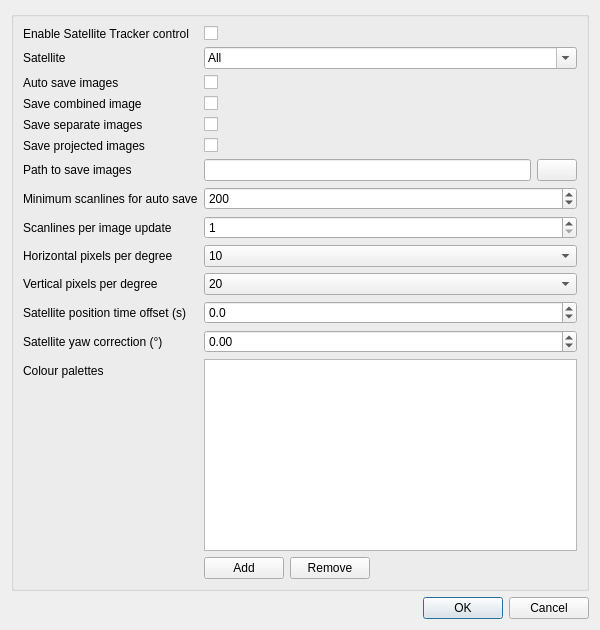
<?xml version="1.0" encoding="UTF-8"?>
<ui version="4.0">
 <class>APTDemodSettingsDialog</class>
 <widget class="QDialog" name="APTDemodSettingsDialog">
  <property name="geometry">
   <rect>
    <x>0</x>
    <y>0</y>
    <width>600</width>
    <height>576</height>
   </rect>
  </property>
  <property name="font">
   <font>
    <pointsize>9</pointsize>
   </font>
  </property>
  <property name="windowTitle">
   <string>APT Demodulator Settings</string>
  </property>
  <layout class="QVBoxLayout" name="verticalLayout">
   <item>
    <widget class="QGroupBox" name="groupBox">
     <property name="sizePolicy">
      <sizepolicy hsizetype="Preferred" vsizetype="Fixed">
       <horstretch>0</horstretch>
       <verstretch>0</verstretch>
      </sizepolicy>
     </property>
     <layout class="QFormLayout" name="formLayout">
      <item row="0" column="0">
       <widget class="QLabel" name="satelliteTrackerControlLabel">
        <property name="text">
         <string>Enable Satellite Tracker control</string>
        </property>
       </widget>
      </item>
      <item row="0" column="1">
       <widget class="QCheckBox" name="satelliteTrackerControl">
        <property name="toolTip">
         <string>Check to enable control by Satellite Tracker feature</string>
        </property>
        <property name="text">
         <string/>
        </property>
       </widget>
      </item>
      <item row="3" column="0">
       <widget class="QLabel" name="satelliteLabel">
        <property name="text">
         <string>Satellite</string>
        </property>
       </widget>
      </item>
      <item row="3" column="1">
       <widget class="QComboBox" name="satellite">
        <property name="toolTip">
         <string>Select which satellite this channel will be used for</string>
        </property>
        <property name="editable">
         <bool>true</bool>
        </property>
        <item>
         <property name="text">
          <string>All</string>
         </property>
        </item>
        <item>
         <property name="text">
          <string>NOAA 15</string>
         </property>
        </item>
        <item>
         <property name="text">
          <string>NOAA 18</string>
         </property>
        </item>
        <item>
         <property name="text">
          <string>NOAA 19</string>
         </property>
        </item>
       </widget>
      </item>
      <item row="4" column="0">
       <widget class="QLabel" name="autoSaveLabel">
        <property name="text">
         <string>Auto save images</string>
        </property>
       </widget>
      </item>
      <item row="4" column="1">
       <widget class="QCheckBox" name="autoSave">
        <property name="toolTip">
         <string>Check to automatically save images when acquisition is stopped or LOS</string>
        </property>
        <property name="text">
         <string/>
        </property>
       </widget>
      </item>
      <item row="5" column="0">
       <widget class="QLabel" name="saveCombinedLabel">
        <property name="text">
         <string>Save combined image</string>
        </property>
       </widget>
      </item>
      <item row="5" column="1">
       <widget class="QCheckBox" name="saveCombined">
        <property name="toolTip">
         <string>Save a combined image of both channel A and B</string>
        </property>
        <property name="text">
         <string/>
        </property>
       </widget>
      </item>
      <item row="6" column="0">
       <widget class="QLabel" name="saveSeparateLabel">
        <property name="text">
         <string>Save separate images</string>
        </property>
       </widget>
      </item>
      <item row="6" column="1">
       <widget class="QCheckBox" name="saveSeparate">
        <property name="toolTip">
         <string>Save images from channels A and B to separate files</string>
        </property>
        <property name="text">
         <string/>
        </property>
       </widget>
      </item>
      <item row="7" column="0">
       <widget class="QLabel" name="saveProjectionLabel">
        <property name="text">
         <string>Save projected images</string>
        </property>
       </widget>
      </item>
      <item row="7" column="1">
       <widget class="QCheckBox" name="saveProjection">
        <property name="toolTip">
         <string>Saves the equidistant cylindrical projected image</string>
        </property>
        <property name="text">
         <string/>
        </property>
       </widget>
      </item>
      <item row="9" column="0">
       <widget class="QLabel" name="autoSavePathLabel">
        <property name="text">
         <string>Path to save images</string>
        </property>
       </widget>
      </item>
      <item row="9" column="1">
       <layout class="QHBoxLayout" name="horizontalLayout">
        <item>
         <widget class="QLineEdit" name="autoSavePath">
          <property name="toolTip">
           <string>Path to save images to</string>
          </property>
         </widget>
        </item>
        <item>
         <widget class="QPushButton" name="autoSavePathBrowse">
          <property name="text">
           <string/>
          </property>
          <property name="icon">
           <iconset resource="../../../sdrgui/resources/res.qrc">
            <normaloff>:/load.png</normaloff>:/load.png</iconset>
          </property>
         </widget>
        </item>
       </layout>
      </item>
      <item row="11" column="0">
       <widget class="QLabel" name="minScanlinesLabel">
        <property name="text">
         <string>Minimum scanlines for auto save</string>
        </property>
       </widget>
      </item>
      <item row="11" column="1">
       <widget class="QSpinBox" name="minScanlines">
        <property name="toolTip">
         <string>Enter the minimum number of scanlines in an image (after cropping) for it to be automatically saved</string>
        </property>
        <property name="minimum">
         <number>1</number>
        </property>
        <property name="maximum">
         <number>30000</number>
        </property>
        <property name="singleStep">
         <number>100</number>
        </property>
        <property name="value">
         <number>200</number>
        </property>
       </widget>
      </item>
      <item row="12" column="0">
       <widget class="QLabel" name="scanlinesPerImageUpdateLabel">
        <property name="text">
         <string>Scanlines per image update</string>
        </property>
       </widget>
      </item>
      <item row="12" column="1">
       <widget class="QSpinBox" name="scanlinesPerImageUpdate">
        <property name="toolTip">
         <string>How often the image processing functions are applied to the image and how often it is sent to the map</string>
        </property>
        <property name="minimum">
         <number>1</number>
        </property>
        <property name="maximum">
         <number>9999</number>
        </property>
       </widget>
      </item>
      <item row="17" column="0">
       <widget class="QLabel" name="palettesLabel">
        <property name="text">
         <string>Colour palettes</string>
        </property>
       </widget>
      </item>
      <item row="17" column="1">
       <widget class="QListWidget" name="palettes">
        <property name="selectionMode">
         <enum>QAbstractItemView::MultiSelection</enum>
        </property>
       </widget>
      </item>
      <item row="18" column="1">
       <layout class="QHBoxLayout" name="buttonsHhorizontalLayout">
        <item>
         <widget class="QPushButton" name="addPalette">
          <property name="text">
           <string>Add</string>
          </property>
         </widget>
        </item>
        <item>
         <widget class="QPushButton" name="removePalette">
          <property name="text">
           <string>Remove</string>
          </property>
         </widget>
        </item>
        <item>
         <spacer name="buttonsHorizontalSpacer">
          <property name="orientation">
           <enum>Qt::Horizontal</enum>
          </property>
          <property name="sizeHint" stdset="0">
           <size>
            <width>40</width>
            <height>20</height>
           </size>
          </property>
         </spacer>
        </item>
       </layout>
      </item>
      <item row="13" column="1">
       <widget class="QComboBox" name="horizontalPixelsPerDegree">
        <property name="toolTip">
         <string>Number of pixels per degree longitude in projected image</string>
        </property>
        <item>
         <property name="text">
          <string>10</string>
         </property>
        </item>
        <item>
         <property name="text">
          <string>15</string>
         </property>
        </item>
        <item>
         <property name="text">
          <string>20</string>
         </property>
        </item>
       </widget>
      </item>
      <item row="14" column="1">
       <widget class="QComboBox" name="verticalPixelsPerDegree">
        <property name="toolTip">
         <string>Number of pixels per degree latitude in projected image</string>
        </property>
        <item>
         <property name="text">
          <string>20</string>
         </property>
        </item>
        <item>
         <property name="text">
          <string>30</string>
         </property>
        </item>
        <item>
         <property name="text">
          <string>40</string>
         </property>
        </item>
        <item>
         <property name="text">
          <string>45</string>
         </property>
        </item>
        <item>
         <property name="text">
          <string>50</string>
         </property>
        </item>
        <item>
         <property name="text">
          <string>55</string>
         </property>
        </item>
        <item>
         <property name="text">
          <string>60</string>
         </property>
        </item>
       </widget>
      </item>
      <item row="13" column="0">
       <widget class="QLabel" name="horizontalPixelsPerDegreeLabel">
        <property name="text">
         <string>Horizontal pixels per degree</string>
        </property>
       </widget>
      </item>
      <item row="14" column="0">
       <widget class="QLabel" name="verticalPixelsPerDegreeLabel">
        <property name="text">
         <string>Vertical pixels per degree</string>
        </property>
       </widget>
      </item>
      <item row="15" column="0">
       <widget class="QLabel" name="satTimeOffsetLabel">
        <property name="text">
         <string>Satellite position time offset (s)</string>
        </property>
       </widget>
      </item>
      <item row="15" column="1">
       <widget class="QDoubleSpinBox" name="satTimeOffset">
        <property name="toolTip">
         <string>Time offset in seconds to add when calculating satellites position.
This may be used to help align images on the map.</string>
        </property>
        <property name="decimals">
         <number>1</number>
        </property>
        <property name="minimum">
         <double>-100.000000000000000</double>
        </property>
       </widget>
      </item>
      <item row="16" column="0">
       <widget class="QLabel" name="satYawLabel">
        <property name="text">
         <string>Satellite yaw correction (°)</string>
        </property>
       </widget>
      </item>
      <item row="16" column="1">
       <widget class="QDoubleSpinBox" name="satYaw">
        <property name="toolTip">
         <string>Add yaw offset to help with aligning images on the map.</string>
        </property>
        <property name="decimals">
         <number>2</number>
        </property>
        <property name="minimum">
         <double>-10.000000000000000</double>
        </property>
        <property name="maximum">
         <double>10.000000000000000</double>
        </property>
        <property name="singleStep">
         <double>0.250000000000000</double>
        </property>
       </widget>
      </item>
     </layout>
    </widget>
   </item>
   <item>
    <widget class="QDialogButtonBox" name="buttonBox">
     <property name="orientation">
      <enum>Qt::Horizontal</enum>
     </property>
     <property name="standardButtons">
      <set>QDialogButtonBox::Cancel|QDialogButtonBox::Ok</set>
     </property>
    </widget>
   </item>
  </layout>
 </widget>
 <tabstops>
  <tabstop>satelliteTrackerControl</tabstop>
  <tabstop>satellite</tabstop>
  <tabstop>autoSave</tabstop>
  <tabstop>saveCombined</tabstop>
  <tabstop>saveSeparate</tabstop>
  <tabstop>saveProjection</tabstop>
  <tabstop>autoSavePath</tabstop>
  <tabstop>autoSavePathBrowse</tabstop>
  <tabstop>minScanlines</tabstop>
  <tabstop>scanlinesPerImageUpdate</tabstop>
  <tabstop>palettes</tabstop>
  <tabstop>addPalette</tabstop>
  <tabstop>removePalette</tabstop>
 </tabstops>
 <resources>
  <include location="../../../sdrgui/resources/res.qrc"/>
  <include location="icons.qrc"/>
 </resources>
 <connections>
  <connection>
   <sender>buttonBox</sender>
   <signal>accepted()</signal>
   <receiver>APTDemodSettingsDialog</receiver>
   <slot>accept()</slot>
   <hints>
    <hint type="sourcelabel">
     <x>248</x>
     <y>254</y>
    </hint>
    <hint type="destinationlabel">
     <x>157</x>
     <y>274</y>
    </hint>
   </hints>
  </connection>
  <connection>
   <sender>buttonBox</sender>
   <signal>rejected()</signal>
   <receiver>APTDemodSettingsDialog</receiver>
   <slot>reject()</slot>
   <hints>
    <hint type="sourcelabel">
     <x>316</x>
     <y>260</y>
    </hint>
    <hint type="destinationlabel">
     <x>286</x>
     <y>274</y>
    </hint>
   </hints>
  </connection>
 </connections>
</ui>
